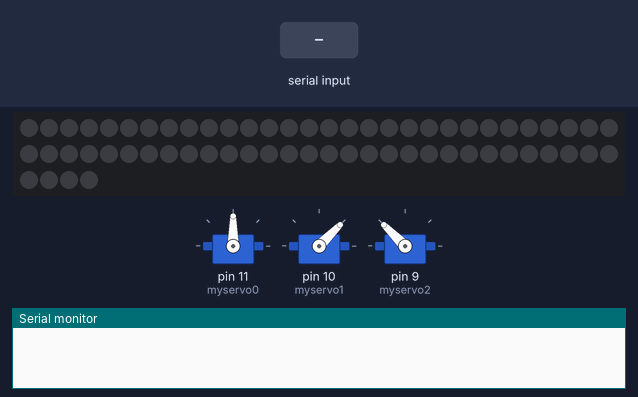
Bench run of a sketch on a simulated Arduino Uno, built with avr-gcc and run on an emulated ATmega328P. Parts: 3 × servo, 64 RGB LEDs in strip order, left to right, continuing on the next row, the last lines printed to the serial monitor. The inputs (shaded band) are chosen by the test bench. Dim RGB values are drawn brighter than linear; the strip is taken to match the declared colour order.

Above: at 1.2 s.
1.3 s: "mot:1\n" received over Serial
At 3.0 s:
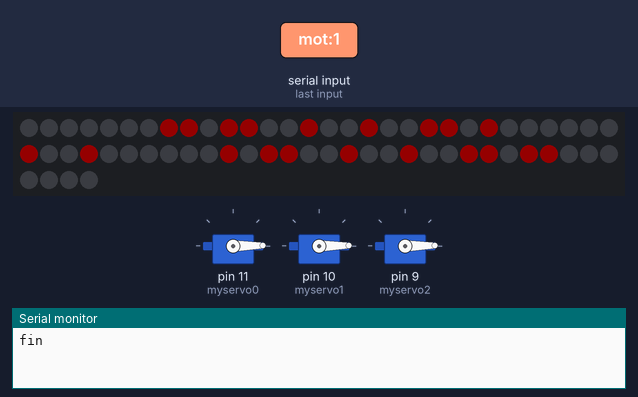
3.8 s: "mot:150\n" received over Serial
At 6.1 s:
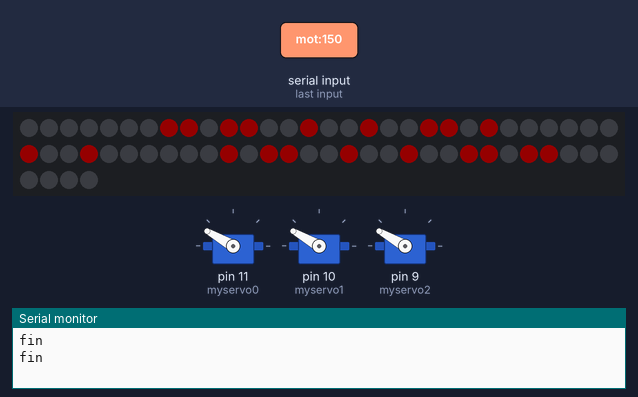
Timing chart, 0 to 7.6 s (numbered marks = the images above; inputs shaded):
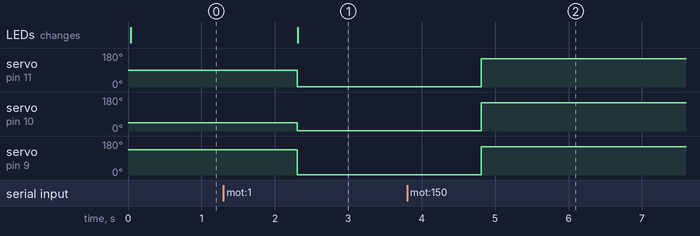

Measured:
- after the input at 1.3 s, servo on pin 11 (myservo0): 90° → 1° after 1.0 s; servo on pin 10 (myservo1): 45° → 1° after 1.0 s; servo on pin 9 (myservo2): 135° → 1° after 1.0 s; the LEDs: change after 1.0 s (image 1)
- after the input at 3.8 s, servo on pin 11 (myservo0), servo on pin 10 (myservo1), servo on pin 9 (myservo2): 1° → 150° after 1.0 s

The sketch:

CodigoAdafruitLEDMotor.ino
```cpp
#include <Servo.h>
#include <Adafruit_NeoPixel.h>
//#include <rp2040_pio.h>

#define PIN 3
#define Numpix 64

Adafruit_NeoPixel pixel = Adafruit_NeoPixel(Numpix, PIN, NEO_RGB + NEO_KHZ800);


String cadena;
//Inicio de posición de los motores (Estado inicial del Robot HOME)
int pos0 = 90;
int pos1 = 45;
int pos2 = 135;

Servo myservo0;
Servo myservo1;
Servo myservo2;

boolean var=false;
int veces=0;

void setup() {
Serial.begin(9600);
delay(30);

//Se inicializa los pines que van a controlar los servomotores
 myservo0.attach(11);  //Servo 0 - Base
 myservo1.attach(10); //Servo 1 - izquierda
 myservo2.attach(9); //Servo 2 - derecho

 myservo0.write(pos0);
 myservo1.write(pos1);
 myservo2.write(pos2);
 delay(5);

 pixel.begin();
}
void loop() {

  //Lectura para el Serial
  if(Serial.available()){
    cadena="";
    cadena= Serial.readString();
    fnActuadores(cadena); //Si hay algo en el serial se ejecuta la funcion fnActuadores

    }
}

void fnActuadores(String cad){   // Cada valor que venga desde python tendrá una etiqueta
  String label;
  String value;
  int pos;
  cad.trim(); //Elimina los espacios en blanco(todos los caracteres sin contenido "espacio, tabulación, etc.") en ambos extremos del string
  cad.toLowerCase();  //Este método devuelve el valor de la cadena convertida a minúsculas. No afecta al valor de la cadena en sí misma.
  pos = cad.indexOf(':'); //retorna el índice en el que se puede encontrar un ':', ó retorna -1 si ':' no esta presente.
  label= cad.substring(0,pos); //extrae caracteres desde 0 (indiceA) hasta pos(indiceB) sin incluirlo
  value= cad.substring(pos+1); //Como se omite el indiceB, substring extrae caracteres hasta el final de la cadena.
  //Serial.println(label);


  if (label.equals("mot")){
    mov_all_motors(value);
  }

}

void mov_all_motors(String value){
    int val0;
    int val1;
    int val2;
    int val3;
    int pos;

    pos = value.indexOf(','); //retorna el índice en el que se puede encontrar una ',', ó retorna -1 si ',' no esta presente.
    String m0 = value.substring(0,pos); //extrae caracteres desde 0 (indiceA) hasta pos(indiceB) sin incluirlo
    val0 = m0.toInt(); //Convierte value(un string) en un número entero
    //val = map(val, -90, 90, 0, 180); //Se mapea el valor del servo motor pasando de -90 a 90 s valores positivos entre 0 y 180
    myservo0.write(val0);   //Se escribe el valor o ángulo de pos0 en el servomotor


    value = value.substring(pos+1);
    pos = value.indexOf(',');
    String m1 = value.substring(0,pos);
    val1 = m1.toInt();
    //val = map(val, 0, 180, 0, 180);
    myservo1.write(val1);


    value = value.substring(pos+1);
    pos = value.indexOf(',');
    String m2 = value.substring(0,pos);
    val2 = m2.toInt();
    //val = map(val, -90, 90, 0, 180);
    myservo2.write(val2);

    value = value.substring(pos+1);
    pos = value.indexOf(',');
    String m3 = value.substring(0,pos);
    val3 = m3.toInt();
    //val = map(val, -90, 90, 0, 180);
    if (val3 == 1)
    {
      pixel.clear();
      rostroNormal();

    }
    if (val3 == 2)
    {
      pixel.clear();
      rostrofeliz();
    }
    if (val3 == 3)
    {
      pixel.clear();
      rostroAsombrado();
    }

    Serial.println("fin");

}

void rostroNormal()
{
  //Cejas
 pixel.setPixelColor(56,pixel.Color(20,0,0));
 pixel.setPixelColor(40,pixel.Color(20,0,0));
 pixel.setPixelColor(55,pixel.Color(20,0,0));
 pixel.setPixelColor(7,pixel.Color(20,0,0));
 pixel.setPixelColor(8,pixel.Color(20,0,0));
 pixel.setPixelColor(23,pixel.Color(20,0,0));
 //Ojos
 pixel.setPixelColor(10,pixel.Color(20,0,0));
 pixel.setPixelColor(11,pixel.Color(20,0,0));
 pixel.setPixelColor(21,pixel.Color(20,0,0));
 pixel.setPixelColor(20,pixel.Color(20,0,0));
 pixel.setPixelColor(52,pixel.Color(20,0,0));
 pixel.setPixelColor(53,pixel.Color(20,0,0));
 pixel.setPixelColor(42,pixel.Color(20,0,0));
 pixel.setPixelColor(43,pixel.Color(20,0,0));
 //Boca
 pixel.setPixelColor(14,pixel.Color(20,0,0));
 pixel.setPixelColor(17,pixel.Color(20,0,0));
 pixel.setPixelColor(30,pixel.Color(20,0,0));
 pixel.setPixelColor(33,pixel.Color(20,0,0));
 pixel.setPixelColor(46,pixel.Color(20,0,0));
 pixel.setPixelColor(49,pixel.Color(20,0,0));
 pixel.show();
}


void rostroAsombrado()
{
  //Cejas
 pixel.setPixelColor(57,pixel.Color(20,0,0));
 pixel.setPixelColor(40,pixel.Color(20,0,0));
 pixel.setPixelColor(55,pixel.Color(20,0,0));
 pixel.setPixelColor(6,pixel.Color(20,0,0));
 pixel.setPixelColor(8,pixel.Color(20,0,0));
 pixel.setPixelColor(23,pixel.Color(20,0,0));
 //Ojos
 pixel.setPixelColor(10,pixel.Color(20,0,0));
 pixel.setPixelColor(11,pixel.Color(20,0,0));
 pixel.setPixelColor(21,pixel.Color(20,0,0));
 pixel.setPixelColor(20,pixel.Color(20,0,0));
 pixel.setPixelColor(52,pixel.Color(20,0,0));
 pixel.setPixelColor(53,pixel.Color(20,0,0));
 pixel.setPixelColor(42,pixel.Color(20,0,0));
 pixel.setPixelColor(43,pixel.Color(20,0,0));
 //Boca
 pixel.setPixelColor(29,pixel.Color(20,0,0));
 pixel.setPixelColor(31,pixel.Color(20,0,0));
 pixel.setPixelColor(32,pixel.Color(20,0,0));
 pixel.setPixelColor(34,pixel.Color(20,0,0));
 pixel.setPixelColor(17,pixel.Color(20,0,0));
 pixel.setPixelColor(46,pixel.Color(20,0,0));
 pixel.show();
}

void rostrofeliz()
{
  //Cejas
 pixel.setPixelColor(57,pixel.Color(20,0,0));
 pixel.setPixelColor(40,pixel.Color(20,0,0));
 pixel.setPixelColor(55,pixel.Color(20,0,0));
 pixel.setPixelColor(6,pixel.Color(20,0,0));
 pixel.setPixelColor(8,pixel.Color(20,0,0));
 pixel.setPixelColor(23,pixel.Color(20,0,0));
 //Ojos
 pixel.setPixelColor(10,pixel.Color(20,0,0));
 pixel.setPixelColor(11,pixel.Color(20,0,0));
 pixel.setPixelColor(21,pixel.Color(20,0,0));
 pixel.setPixelColor(20,pixel.Color(20,0,0));
 pixel.setPixelColor(52,pixel.Color(20,0,0));
 pixel.setPixelColor(53,pixel.Color(20,0,0));
 pixel.setPixelColor(42,pixel.Color(20,0,0));
 pixel.setPixelColor(43,pixel.Color(20,0,0));
 //Boca
 pixel.setPixelColor(2,pixel.Color(20,0,0));
 pixel.setPixelColor(14,pixel.Color(20,0,0));
 pixel.setPixelColor(16,pixel.Color(20,0,0));
 pixel.setPixelColor(31,pixel.Color(20,0,0));
 pixel.setPixelColor(32,pixel.Color(20,0,0));
 pixel.setPixelColor(47,pixel.Color(20,0,0));
 pixel.setPixelColor(49,pixel.Color(20,0,0));
 pixel.setPixelColor(61,pixel.Color(20,0,0));
 pixel.show();
}
```
